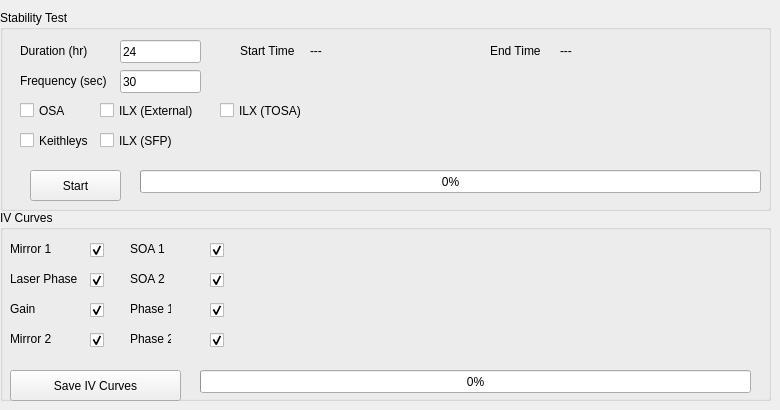
    <widget class="QWidget" name="tab_diagnostics">
     <attribute name="title">
      <string>Misc</string>
     </attribute>
     <widget class="QGroupBox" name="groupBox_3">
      <property name="geometry">
       <rect>
        <x>0</x>
        <y>210</y>
        <width>771</width>
        <height>191</height>
       </rect>
      </property>
      <property name="title">
       <string>IV Curves</string>
      </property>
      <widget class="QProgressBar" name="iv_curves_progress">
       <property name="geometry">
        <rect>
         <x>200</x>
         <y>160</y>
         <width>551</width>
         <height>23</height>
        </rect>
       </property>
       <property name="maximum">
        <number>980</number>
       </property>
       <property name="value">
        <number>0</number>
       </property>
      </widget>
      <widget class="QLabel" name="label_22">
       <property name="geometry">
        <rect>
         <x>10</x>
         <y>30</y>
         <width>71</width>
         <height>17</height>
        </rect>
       </property>
       <property name="text">
        <string>Mirror 1</string>
       </property>
      </widget>
      <widget class="QPushButton" name="iv_curves_button">
       <property name="geometry">
        <rect>
         <x>10</x>
         <y>160</y>
         <width>171</width>
         <height>31</height>
        </rect>
       </property>
       <property name="text">
        <string>Save IV Curves</string>
       </property>
      </widget>
      <widget class="QCheckBox" name="iv_soa2">
       <property name="geometry">
        <rect>
         <x>210</x>
         <y>60</y>
         <width>21</width>
         <height>21</height>
        </rect>
       </property>
       <property name="text">
        <string/>
       </property>
       <property name="checked">
        <bool>true</bool>
       </property>
      </widget>
      <widget class="QCheckBox" name="iv_laser_phase">
       <property name="geometry">
        <rect>
         <x>90</x>
         <y>60</y>
         <width>21</width>
         <height>21</height>
        </rect>
       </property>
       <property name="text">
        <string/>
       </property>
       <property name="checked">
        <bool>true</bool>
       </property>
      </widget>
      <widget class="QCheckBox" name="iv_gain">
       <property name="geometry">
        <rect>
         <x>90</x>
         <y>90</y>
         <width>21</width>
         <height>21</height>
        </rect>
       </property>
       <property name="text">
        <string/>
       </property>
       <property name="checked">
        <bool>true</bool>
       </property>
      </widget>
      <widget class="QLabel" name="label_23">
       <property name="geometry">
        <rect>
         <x>10</x>
         <y>120</y>
         <width>71</width>
         <height>17</height>
        </rect>
       </property>
       <property name="text">
        <string>Mirror 2</string>
       </property>
      </widget>
      <widget class="QLabel" name="label_86">
       <property name="geometry">
        <rect>
         <x>130</x>
         <y>90</y>
         <width>41</width>
         <height>17</height>
        </rect>
       </property>
       <property name="text">
        <string>Phase 1</string>
       </property>
      </widget>
      <widget class="QCheckBox" name="iv_mirror2">
       <property name="geometry">
        <rect>
         <x>90</x>
         <y>120</y>
         <width>21</width>
         <height>21</height>
        </rect>
       </property>
       <property name="text">
        <string/>
       </property>
       <property name="checked">
        <bool>true</bool>
       </property>
      </widget>
      <widget class="QCheckBox" name="iv_phase1">
       <property name="geometry">
        <rect>
         <x>210</x>
         <y>90</y>
         <width>21</width>
         <height>21</height>
        </rect>
       </property>
       <property name="text">
        <string/>
       </property>
       <property name="checked">
        <bool>true</bool>
       </property>
      </widget>
      <widget class="QLabel" name="label_26">
       <property name="geometry">
        <rect>
         <x>130</x>
         <y>30</y>
         <width>41</width>
         <height>17</height>
        </rect>
       </property>
       <property name="text">
        <string>SOA 1</string>
       </property>
      </widget>
      <widget class="QCheckBox" name="iv_mirror1">
       <property name="geometry">
        <rect>
         <x>90</x>
         <y>30</y>
         <width>21</width>
         <height>21</height>
        </rect>
       </property>
       <property name="text">
        <string/>
       </property>
       <property name="checked">
        <bool>true</bool>
       </property>
      </widget>
      <widget class="QCheckBox" name="iv_soa1">
       <property name="geometry">
        <rect>
         <x>210</x>
         <y>30</y>
         <width>21</width>
         <height>21</height>
        </rect>
       </property>
       <property name="text">
        <string/>
       </property>
       <property name="checked">
        <bool>true</bool>
       </property>
      </widget>
      <widget class="QLabel" name="label_25">
       <property name="geometry">
        <rect>
         <x>10</x>
         <y>60</y>
         <width>71</width>
         <height>17</height>
        </rect>
       </property>
       <property name="text">
        <string>Laser Phase</string>
       </property>
      </widget>
      <widget class="QLabel" name="label_85">
       <property name="geometry">
        <rect>
         <x>130</x>
         <y>60</y>
         <width>41</width>
         <height>17</height>
        </rect>
       </property>
       <property name="text">
        <string>SOA 2</string>
       </property>
      </widget>
      <widget class="QLabel" name="label_24">
       <property name="geometry">
        <rect>
         <x>10</x>
         <y>90</y>
         <width>41</width>
         <height>17</height>
        </rect>
       </property>
       <property name="text">
        <string>Gain</string>
       </property>
      </widget>
      <widget class="QLabel" name="label_101">
       <property name="geometry">
        <rect>
         <x>130</x>
         <y>120</y>
         <width>41</width>
         <height>17</height>
        </rect>
       </property>
       <property name="text">
        <string>Phase 2</string>
       </property>
      </widget>
      <widget class="QCheckBox" name="iv_phase2">
       <property name="geometry">
        <rect>
         <x>210</x>
         <y>120</y>
         <width>21</width>
         <height>21</height>
        </rect>
       </property>
       <property name="text">
        <string/>
       </property>
       <property name="checked">
        <bool>true</bool>
       </property>
      </widget>
     </widget>
     <widget class="QGroupBox" name="groupBox_5">
      <property name="geometry">
       <rect>
        <x>0</x>
        <y>10</y>
        <width>771</width>
        <height>201</height>
       </rect>
      </property>
      <property name="title">
       <string>Stability Test</string>
      </property>
      <widget class="QLabel" name="label_27">
       <property name="geometry">
        <rect>
         <x>20</x>
         <y>30</y>
         <width>81</width>
         <height>21</height>
        </rect>
       </property>
       <property name="text">
        <string>Duration (hr)</string>
       </property>
      </widget>
      <widget class="QLabel" name="label_49">
       <property name="geometry">
        <rect>
         <x>20</x>
         <y>60</y>
         <width>91</width>
         <height>21</height>
        </rect>
       </property>
       <property name="text">
        <string>Frequency (sec)</string>
       </property>
      </widget>
      <widget class="QLineEdit" name="stability_duration">
       <property name="geometry">
        <rect>
         <x>120</x>
         <y>30</y>
         <width>81</width>
         <height>23</height>
        </rect>
       </property>
       <property name="text">
        <string>24</string>
       </property>
      </widget>
      <widget class="QLineEdit" name="stability_frequency">
       <property name="geometry">
        <rect>
         <x>120</x>
         <y>60</y>
         <width>81</width>
         <height>23</height>
        </rect>
       </property>
       <property name="text">
        <string>30</string>
       </property>
      </widget>
      <widget class="QPushButton" name="stability_button">
       <property name="geometry">
        <rect>
         <x>30</x>
         <y>160</y>
         <width>91</width>
         <height>31</height>
        </rect>
       </property>
       <property name="text">
        <string>Start</string>
       </property>
      </widget>
      <widget class="QProgressBar" name="stability_progress">
       <property name="geometry">
        <rect>
         <x>140</x>
         <y>160</y>
         <width>621</width>
         <height>23</height>
        </rect>
       </property>
       <property name="value">
        <number>0</number>
       </property>
      </widget>
      <widget class="QLabel" name="label_93">
       <property name="geometry">
        <rect>
         <x>240</x>
         <y>30</y>
         <width>61</width>
         <height>21</height>
        </rect>
       </property>
       <property name="text">
        <string>Start Time</string>
       </property>
      </widget>
      <widget class="QLabel" name="stability_end">
       <property name="geometry">
        <rect>
         <x>560</x>
         <y>30</y>
         <width>181</width>
         <height>21</height>
        </rect>
       </property>
       <property name="text">
        <string>---</string>
       </property>
      </widget>
      <widget class="QLabel" name="stability_start">
       <property name="geometry">
        <rect>
         <x>310</x>
         <y>30</y>
         <width>171</width>
         <height>21</height>
        </rect>
       </property>
       <property name="text">
        <string>---</string>
       </property>
      </widget>
      <widget class="QLabel" name="label_99">
       <property name="geometry">
        <rect>
         <x>490</x>
         <y>30</y>
         <width>53</width>
         <height>21</height>
        </rect>
       </property>
       <property name="text">
        <string>End Time</string>
       </property>
      </widget>
      <widget class="QCheckBox" name="stability_osa_check">
       <property name="geometry">
        <rect>
         <x>20</x>
         <y>90</y>
         <width>61</width>
         <height>21</height>
        </rect>
       </property>
       <property name="text">
        <string>OSA</string>
       </property>
      </widget>
      <widget class="QCheckBox" name="stability_ilx_external_check">
       <property name="geometry">
        <rect>
         <x>100</x>
         <y>90</y>
         <width>131</width>
         <height>21</height>
        </rect>
       </property>
       <property name="text">
        <string>ILX (External)</string>
       </property>
      </widget>
      <widget class="QCheckBox" name="stability_keithleys_check">
       <property name="geometry">
        <rect>
         <x>20</x>
         <y>120</y>
         <width>101</width>
         <height>21</height>
        </rect>
       </property>
       <property name="text">
        <string>Keithleys</string>
       </property>
      </widget>
      <widget class="QCheckBox" name="stability_ilx_sfp_check">
       <property name="geometry">
        <rect>
         <x>100</x>
         <y>120</y>
         <width>131</width>
         <height>21</height>
        </rect>
       </property>
       <property name="text">
        <string>ILX (SFP)</string>
       </property>
      </widget>
      <widget class="QCheckBox" name="stability_ilx_tosa_check">
       <property name="geometry">
        <rect>
         <x>220</x>
         <y>90</y>
         <width>131</width>
         <height>21</height>
        </rect>
       </property>
       <property name="text">
        <string>ILX (TOSA)</string>
       </property>
      </widget>
     </widget>
    </widget>
